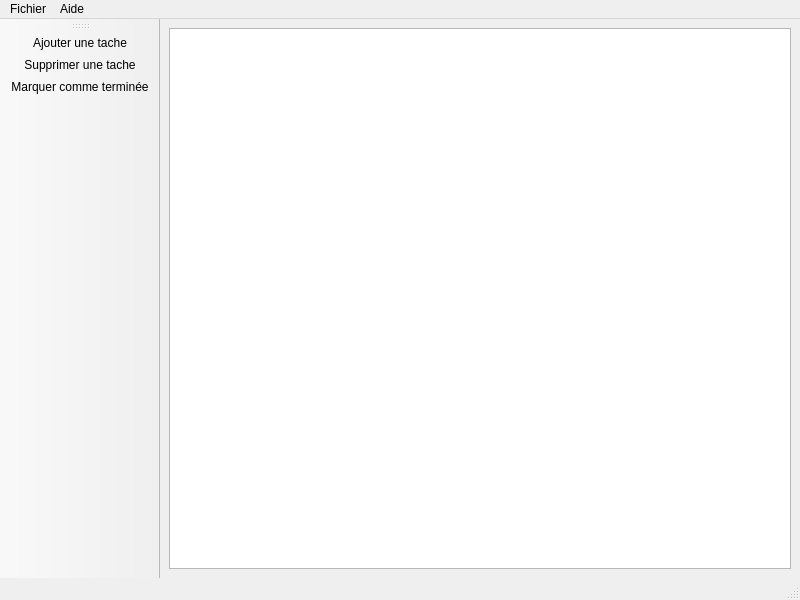
<?xml version="1.0" encoding="UTF-8"?>
<ui version="4.0">
 <class>MainWindow</class>
 <widget class="QMainWindow" name="MainWindow">
  <property name="geometry">
   <rect>
    <x>0</x>
    <y>0</y>
    <width>800</width>
    <height>600</height>
   </rect>
  </property>
  <property name="windowTitle">
   <string>MainWindow</string>
  </property>
  <widget class="QWidget" name="centralwidget">
   <layout class="QVBoxLayout" name="verticalLayout">
    <item>
     <widget class="QTableView" name="tableView"/>
    </item>
   </layout>
  </widget>
  <widget class="QMenuBar" name="menubar">
   <property name="geometry">
    <rect>
     <x>0</x>
     <y>0</y>
     <width>800</width>
     <height>25</height>
    </rect>
   </property>
   <widget class="QMenu" name="menuFichier">
    <property name="title">
     <string>Fichier</string>
    </property>
    <addaction name="actionNouveau_Projet"/>
    <addaction name="actionOuvrir"/>
    <addaction name="actionSauvegarder"/>
    <addaction name="actionQuitter"/>
   </widget>
   <widget class="QMenu" name="menuAide">
    <property name="title">
     <string>Aide</string>
    </property>
    <addaction name="action_propos"/>
   </widget>
   <addaction name="menuFichier"/>
   <addaction name="menuAide"/>
  </widget>
  <widget class="QStatusBar" name="statusbar"/>
  <widget class="QToolBar" name="toolBar">
   <property name="windowTitle">
    <string>toolBar</string>
   </property>
   <attribute name="toolBarArea">
    <enum>LeftToolBarArea</enum>
   </attribute>
   <attribute name="toolBarBreak">
    <bool>false</bool>
   </attribute>
   <addaction name="actionAjouter_une_tache"/>
   <addaction name="actionSupprimer_une_tache"/>
   <addaction name="actionMarquer_comme_termin_e"/>
  </widget>
  <action name="action_propos">
   <property name="text">
    <string>À propos</string>
   </property>
  </action>
  <action name="actionNouveau_Projet">
   <property name="text">
    <string>Nouveau Projet</string>
   </property>
  </action>
  <action name="actionOuvrir">
   <property name="text">
    <string>Ouvrir</string>
   </property>
  </action>
  <action name="actionSauvegarder">
   <property name="text">
    <string>Sauvegarder</string>
   </property>
  </action>
  <action name="actionQuitter">
   <property name="text">
    <string>Quitter</string>
   </property>
  </action>
  <action name="actionAjouter_une_tache">
   <property name="icon">
    <iconset theme="QIcon::ThemeIcon::ListAdd"/>
   </property>
   <property name="text">
    <string>Ajouter une tache</string>
   </property>
   <property name="menuRole">
    <enum>QAction::MenuRole::NoRole</enum>
   </property>
  </action>
  <action name="actionSupprimer_une_tache">
   <property name="icon">
    <iconset theme="QIcon::ThemeIcon::ListRemove"/>
   </property>
   <property name="text">
    <string>Supprimer une tache</string>
   </property>
   <property name="menuRole">
    <enum>QAction::MenuRole::NoRole</enum>
   </property>
  </action>
  <action name="actionMarquer_comme_termin_e">
   <property name="icon">
    <iconset theme="QIcon::ThemeIcon::DocumentSend"/>
   </property>
   <property name="text">
    <string>Marquer comme terminée</string>
   </property>
   <property name="menuRole">
    <enum>QAction::MenuRole::NoRole</enum>
   </property>
  </action>
 </widget>
 <resources/>
 <connections/>
</ui>
